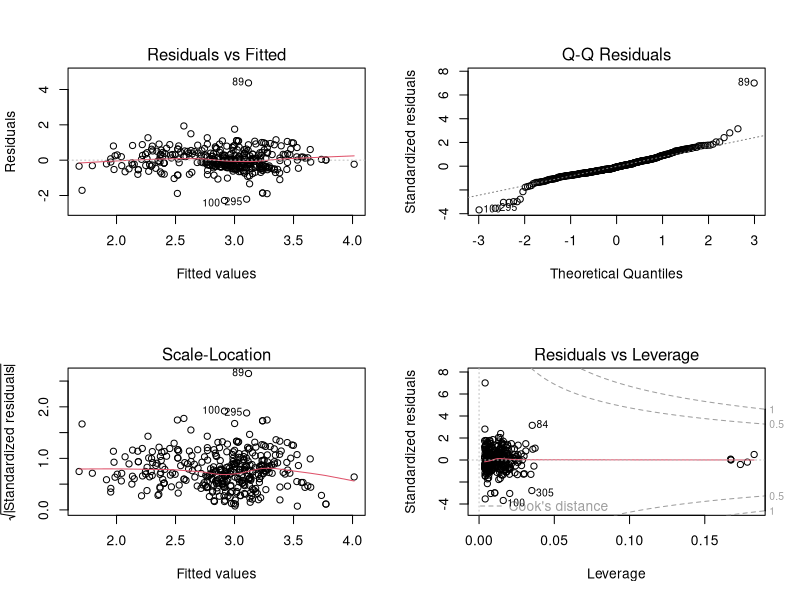
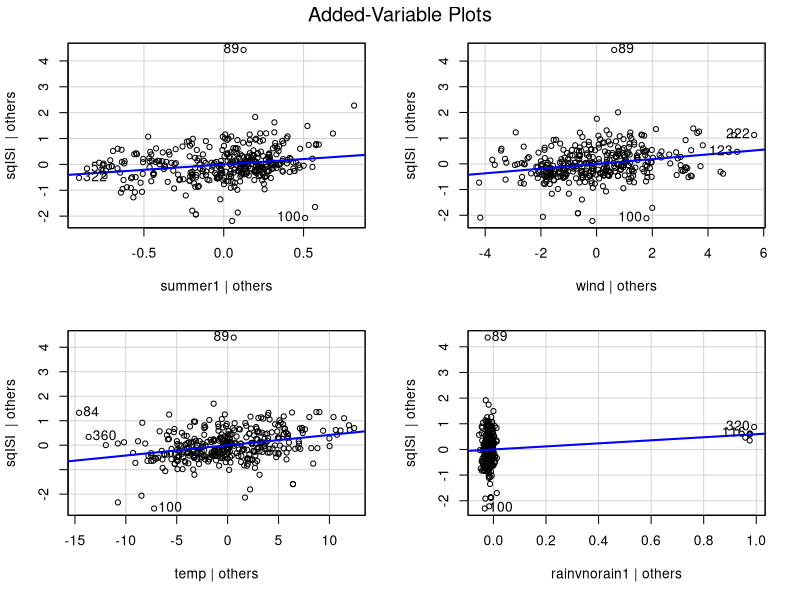
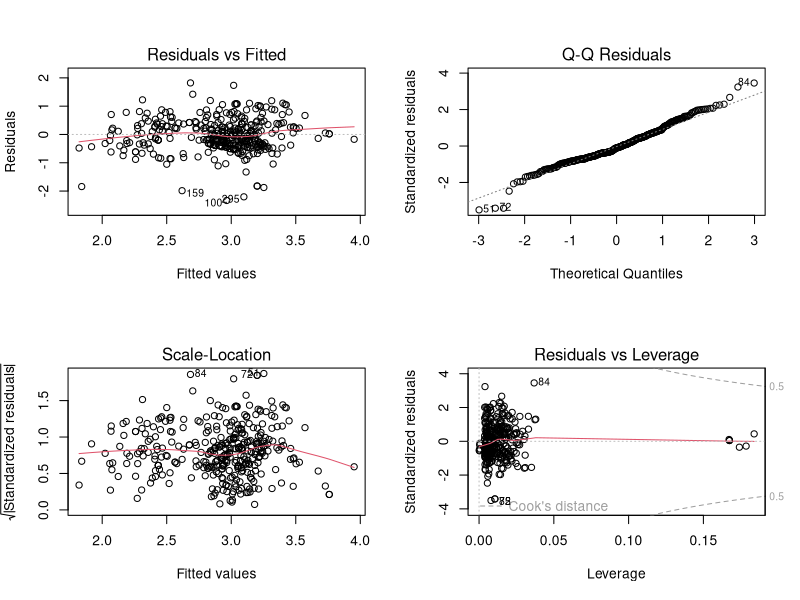
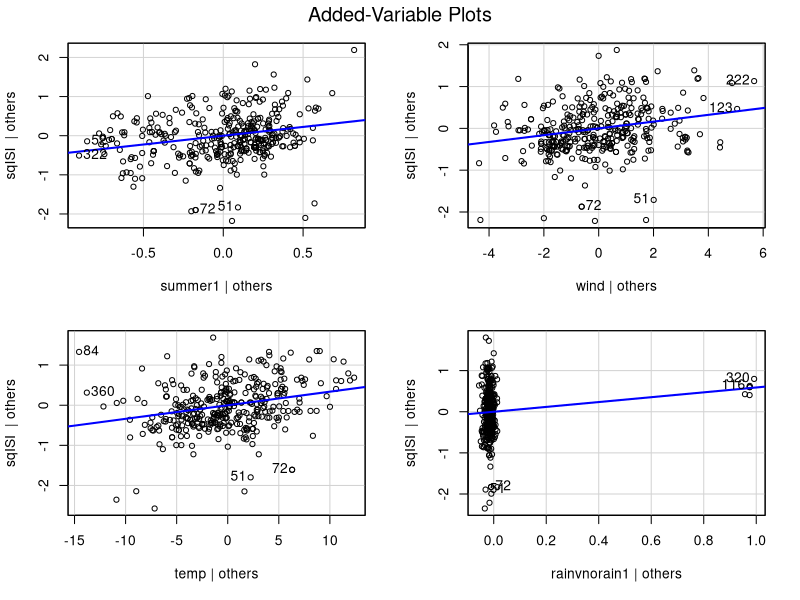
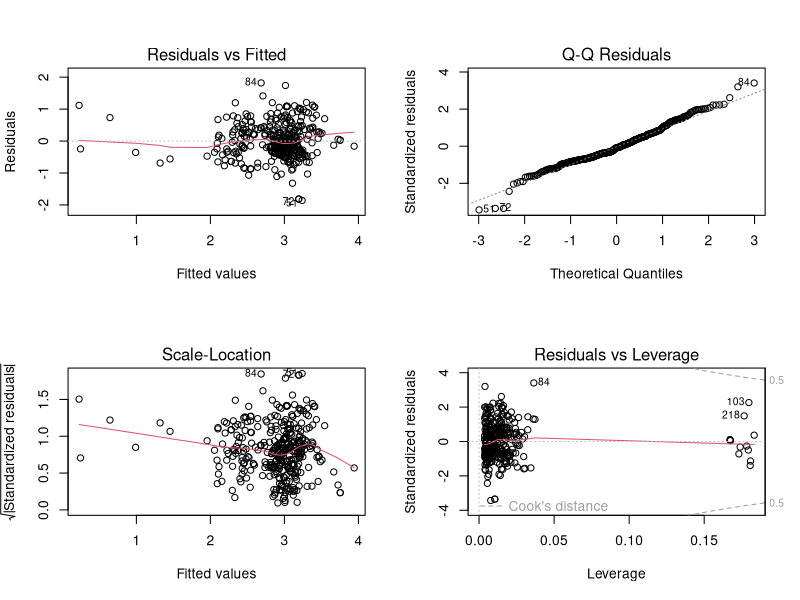
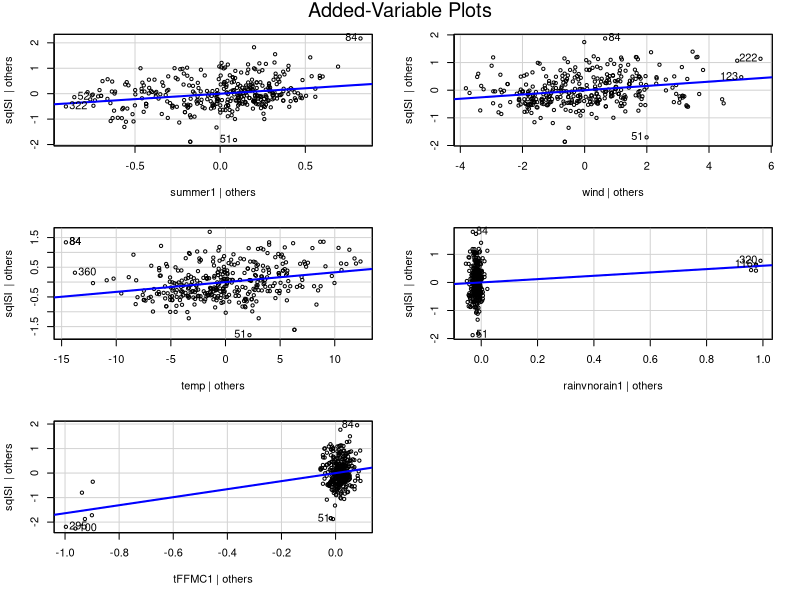

Here is the R script that generated these plots, in order: (Note: this script raises an error after producing the figures.)
#--------------------------------------------
#
#     Models we're considering 
#
#--------------------------------------------


#Read in data
setwd("~/Desktop/github/LM_Project/data")
train = data.frame(read.csv("data/train.csv"))

#transform ISI 
train$sqISI = sqrt(train$ISI)

#weights for FFMC 
train$tFFMC = ifelse(train$FFMC<80, 0, 1)

#cast as factors 
train$wkd = as.factor(train$wkd)
train$summer = as.factor(train$summer)
train$rainvnorain = as.factor(train$rainvnorain)
train$grid_group = as.factor(train$grid_group)
train$tFFMC = as.factor(train$tFFMC)


#No FFMC model
m1 = lm(sqISI ~ summer + wind + temp + rainvnorain 
        #,data = train[-89,])
       ,data = train)
par(mfrow = c(2,2));plot(m1)
car::avPlots(m1)
summary(m1)

#Weighted FFMC model
library(dplyr)
train2 = data.frame(train %>% group_by(tFFMC) %>% mutate(weight = n()))
m2 = lm(sqISI ~ summer + wind + temp + rainvnorain
        ,weights = weight
        ,data = train2[-89,])
          #,data = train)
par(mfrow = c(2,2));plot(m2)
car::avPlots(m2)
summary(m2)

#tFFMC as covariate model
m3 = lm(sqISI ~ summer + wind + temp + rainvnorain + tFFMC
        ,data = train[-89,])
        #,data = train)
par(mfrow = c(2,2));plot(m3)
car::avPlots(m3)
summary(m3)

#########
# Dear team,
# note error happens in lm whenever one of the factors is only 1 level
# i.e. all of the sampled values are in the summer, or all no_rain.
# As such, whenever this happens, we have to resample the bootstrap
# leading to a small bias.
# Note we have to reroll when all the sampled records have a factor with only 1 level
# -Aaron
#########

#--------------------------------------------
# Bootstrapping
# Citation https://www.statmethods.net/advstats/bootstrapping.html
# Citation Solution to Homework 7
#--------------------------------------------
library(boot)



residualStat <- function(formula, data, indices) { # private function for boot to get the residuals
  dfBoot <- data[indices,] 
  m <- lm(formula, data=dfBoot)
  return(summary(m)$residuals)
}
betaStat <- function(formula, data, indices) { # private function for boot to get the coefficients
  dfBoot <- data[indices,] # allows boot to select sample 
  fit <- lm(formula, data=dfBoot) # fit the model based on bootstrapped records
  return(coef(fit)) # get coeficients
}


# residual bootstraps
resultsM1 <- boot(data=train[-89,], statistic=residualStat, R=200, formula= sqISI ~ summer + wind + temp + rainvnorain)
plot(resultsM1)
resultsM2 <- boot(data=train2[-89,], statistic=residualStat, R=200, formula=sqISI ~ summer + wind + temp + rainvnorain)
plot(resultsM2)
resultsM3 <- boot(data=train[-89,], statistic=residualStat, R=200, formula=sqISI ~ summer + wind + temp + rainvnorain + tFFMC)
plot(resultsM3)

# Beta bootstraps
resultsM1B <- boot(data=train[-89,], statistic=betaStat, R=400, formula= sqISI ~ summer + wind + temp + rainvnorain)
plot(resultsM1B, index=1) # intercept 
plot(resultsM1B, index=2) # summer 
plot(resultsM1B, index=3) # wind 
plot(resultsM1B, index=4) # temp 
plot(resultsM1B, index=5) # rainvnorain 

resultsM2B <- boot(data=train2[-89,], statistic=betaStat, R=400, formula=sqISI ~ summer + wind + temp + rainvnorain)
plot(resultsM2B, index=1) # intercept 
plot(resultsM2B, index=2) # summer 
plot(resultsM2B, index=3) # wind 
plot(resultsM2B, index=4) # temp 
plot(resultsM2B, index=5) # rainvnorain


resultsM3B <- boot(data=train[-89,], statistic=betaStat, R=400, formula=sqISI ~ summer + wind + temp + rainvnorain + tFFMC)
plot(resultsM3B, index=1) # intercept 
plot(resultsM3B, index=2) # summer 
plot(resultsM3B, index=3) # wind 
plot(resultsM3B, index=4) # temp 
plot(resultsM3B, index=5) # rainvnorain
plot(resultsM3B, index=6) # tFFMC



B <- 1000
ResidualBootstrapM1 <-t( replicate(B, {
  yb <- fitted(m1) + resid(m1)[sample.int(nrow(train[-89,]), replace = TRUE)]
  boot <- model.matrix(m1)
  coef(lm(yb ~ boot - 1))
}))
#qqnorm(ResidualBootstrapM1[,1, drop=FALSE]) # intercept
qqnorm(ResidualBootstrapM1[,1, drop=FALSE]) # summer
qqnorm(ResidualBootstrapM1[,2, drop=FALSE]) # wind 
qqnorm(ResidualBootstrapM1[,3, drop=FALSE]) # temp
qqnorm(ResidualBootstrapM1[,4, drop=FALSE]) # rainvnorain

ResidualBootstrapM2 <-t( replicate(B, {
  yb <- fitted(m2) + resid(m2)[sample.int(nrow(train2[-89,]), replace = TRUE)]
  boot <- model.matrix(m2)
  coef(lm(yb ~ boot-1))
}))
#qqnorm(ResidualBootstrapM2[,1, drop=FALSE]) # intercept
qqnorm(ResidualBootstrapM2[,1, drop=FALSE]) # summer
qqnorm(ResidualBootstrapM2[,2, drop=FALSE]) # wind 
qqnorm(ResidualBootstrapM2[,3, drop=FALSE]) # temp
qqnorm(ResidualBootstrapM2[,4, drop=FALSE]) # rainvnorain

ResidualBootstrapM3 <-t( replicate(B, {
  yb <- fitted(m3) + resid(m3)[sample.int(nrow(train[-89,]), replace = TRUE)]
  boot <- model.matrix(m3)
  coef(lm(yb ~ boot - 1))
}))
#qqnorm(ResidualBootstrapM3[,1, drop=FALSE]) # intercept
qqnorm(ResidualBootstrapM3[,1, drop=FALSE]) # summer
qqnorm(ResidualBootstrapM3[,2, drop=FALSE]) # wind 
qqnorm(ResidualBootstrapM3[,3, drop=FALSE]) # temp
qqnorm(ResidualBootstrapM3[,4, drop=FALSE]) # tFFMC
